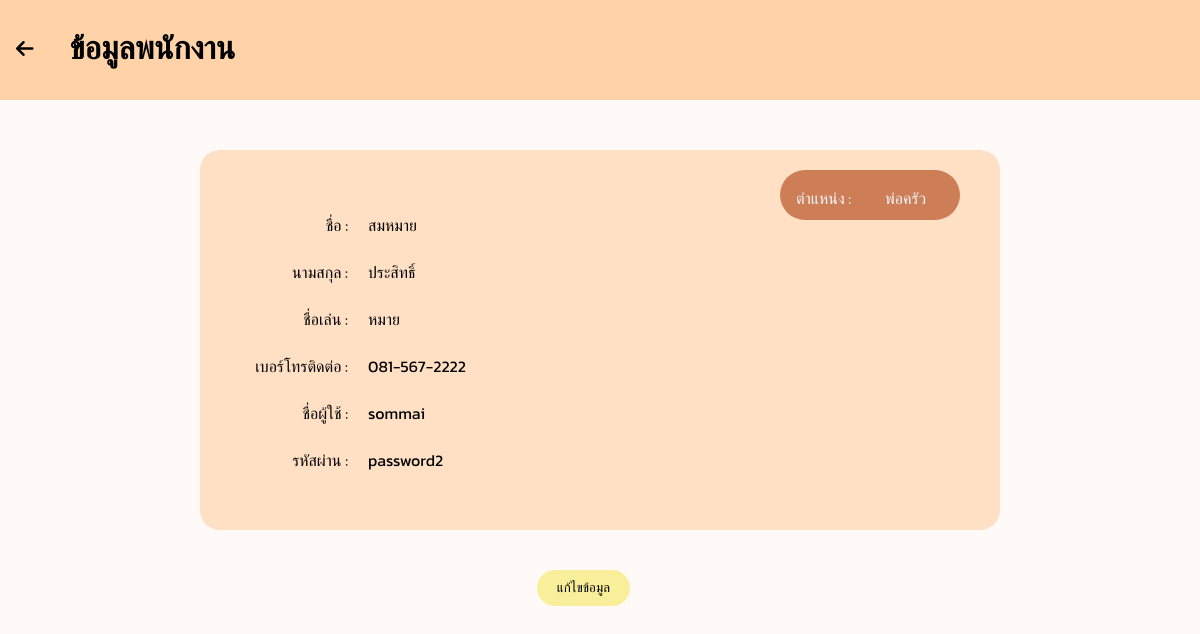
Screenshot of /infoEmp.php?id=2 with the database file from the repository.
### tables this page shows
CREATE TABLE "employee" (
	"id"	INTEGER,
	"FirstName"	TEXT,
	"LastName"	TEXT,
	"NickName"	TEXT,
	"Tel"	INTEGER,
	"Username"	TEXT,
	"Password"	TEXT,
	"Position"	TEXT,
	PRIMARY KEY("id" AUTOINCREMENT)
);

### infoEmp.php (the view, shortened to what this page needs)
<!DOCTYPE html>
<html lang="en">
<head>
    <link rel="stylesheet" type="text/css"
        href="https://cdnjs.cloudflare.com/ajax/libs/font-awesome/6.4.2/css/all.min.css">
</head>
<body>
    <div class="head">
        <button id="arrow"><a
                href="manageEmp.php" style="text-decoration:none; color: #000;">
                <i class="fa-solid fa-arrow-left"></i></a>
        </button>
        <h1 style="padding: 30px; margin: 0%;">ข้อมูลพนักงาน</h1>
    </div>
    <div class="box">
        <?php
        if (isset($_GET['id'])) {
            $db = new MyDB();
            $id = $_GET['id'];
            $sql = "SELECT * FROM employee WHERE id = $id";
            $result = $db->query($sql);
            if ($row = $result->fetchArray()) {
                $firstName = $row['FirstName'];
                $lastName = $row['LastName'];
                $nickName = $row['NickName'];
                $tel = $row['Tel'];
                $username = $row['Username'];
                $password = $row['Password'];
                $position = $row['Position'];
            } else {
                echo "ไม่พบข้อมูลพนักงาน";
            }
        }
        ?>
        <div class="sbox">
            <div style="height: 50px;">
                <div id="job">
                    <p><label for='job' id="jobx">ตำแหน่ง : </label></p>
                    <p><?php echo isset($position) ? $position : ''; ?></p>
                </div>
            </div>
            <table>
                <tr>
                    <td id="infox"><label for='FirstName'>ชื่อ : </label></td>
                    <td id="info"><?php echo isset($firstName) ? $firstName : ''; ?></td>
                </tr>
                <tr>
                    <td id="infox"><label for='LastName'>นามสกุล : </label></td>
                    <td id="info"><?php echo isset($lastName) ? $lastName : ''; ?></td>
                </tr>
                <tr>
                    <td id="infox"><label for='NickName'>ชื่อเล่น : </label></td>
                    <td id="info"><?php echo isset($nickName) ? $nickName : ''; ?></td>
                </tr>
                <tr>
                    <td id="infox"><label for='Tel'>เบอร์โทรติดต่อ : </label></td>
                    <td id="info"><?php echo isset($tel) ? $tel : ''; ?></td>
                </tr>
                <tr>
                    <td id="infox"><label for='Username'>ชื่อผู้ใช้ : </label></td>
                    <td id="info"><?php echo isset($username) ? $username : ''; ?></td>
                </tr>
                <tr>
                    <td id="infox"><label for='Password'>รหัสผ่าน : </label></td>
                    <td id="info"><?php echo isset($password) ? $password : ''; ?></td>
                </tr>
            </table>
        </div>
        <div class="buttons">
            <button id="edit"><a href="editInfo.php?id=<?php echo isset($id) ? $id : ''; ?>"
                    style="text-decoration:none; color: #000;">แก้ไขข้อมูล</button>
        </div>
    </div>
</body>
</html>

### infoEmp.php (style rules this page uses)
.head { background-color: #FFD2A8; width: 100%; height: 76px; margin: 0px; padding: 24px 0px 0px 10px; }
body { margin: 0%; background-color: #FFFAF7; font-family: "Kanit", sans-serif; font-weight: 400; }
.box { margin: 50px 200px 100px 200px; }
.sbox { background-color: #FFE0C4; width: 800px; height: 380px; border-radius: 20px; }
#job { float: right; background-color: #cd7e56; margin: 20px 40px 40px 40px; width: 180px; height: 50px; border-radius: 25px; justify-content: center; align-items: center; text-align: center; color: aliceblue; }
.buttons { float: right; margin: 20px 350px 20px 10px; padding: 20px; }
#edit { background-color: #F9EE99; border-radius: 30px; border: none; padding: 10px 20px 10px 20px; }
i { color: #000000; font-size: 20px; }
#arrow { float: left; background-color: #FFD2A8; margin-top: 14px; border: none; }
h1 { display: inline; }
label { float: right; }
#jobx { float: left; margin-left: 16px; }
#info { padding-left: 17px; margin: 10px 0px 10px 20px; }
tr { height: 45px; }
td { width: 145px; }

### rows the page displays
employee: Position "พ่อครัว", FirstName "สมหมาย", LastName "ประสิทธิ์", NickName "หมาย", Tel "081-567-2222", Username "sommai", Password "password2"
